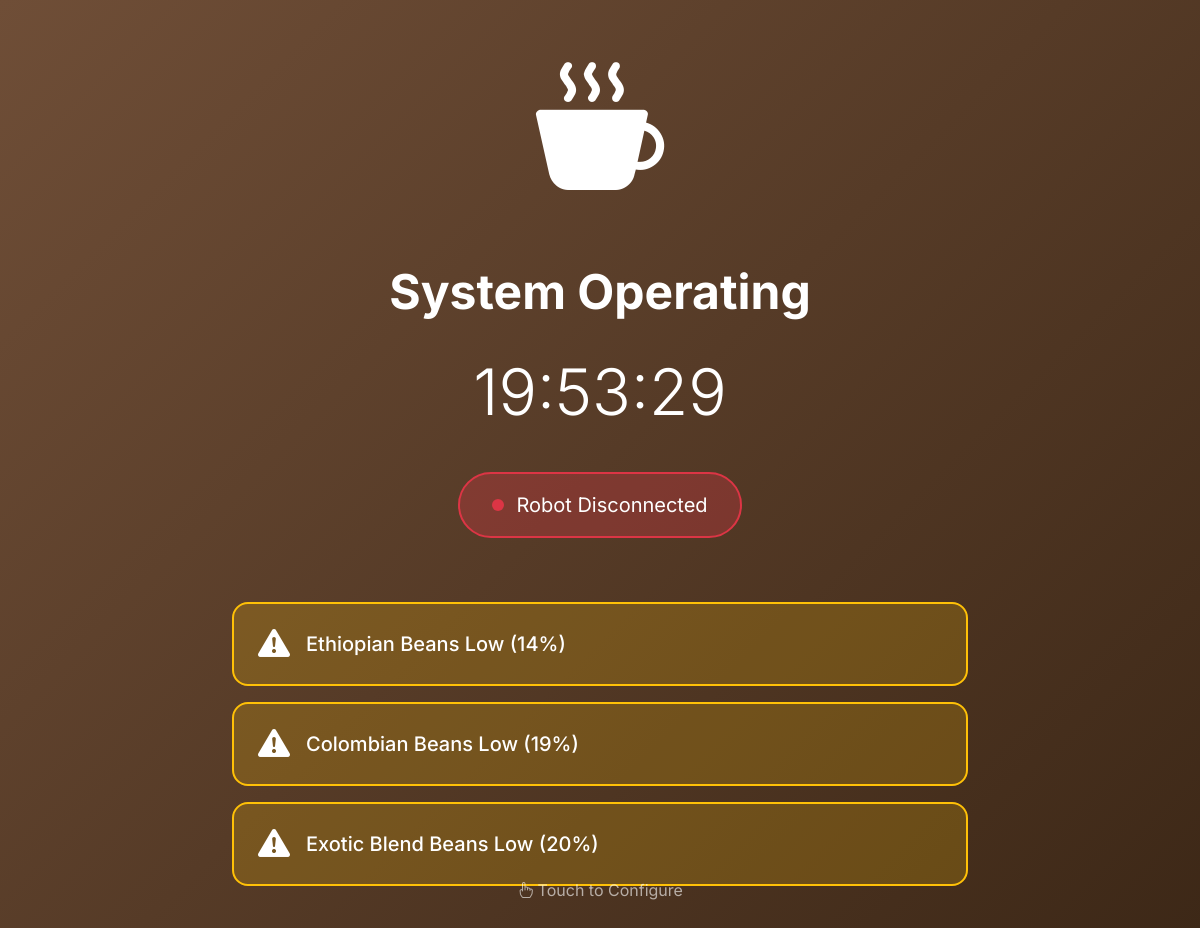
The page / on the database its author committed.
### barista_app/models.py (models this page shows, shortened)
class Inventory(models.Model):
    ITEM_TYPES = [
        ('bean', 'Coffee Beans'),
        ('cup_takeaway', 'Takeaway Cups'),
        ('cup_dinein', 'Dine-in Cups'),
        ('server', 'Servers'),
    ]
    item_type = models.CharField(max_length=20, choices=ITEM_TYPES)
    name = models.CharField(max_length=100)
    current_level = models.FloatField(
        default=100.0,
        validators=[MinValueValidator(0), MaxValueValidator(100)],
        help_text="Current level as percentage (0-100)"
    )
    current_count = models.IntegerField(
        default=0,
        validators=[MinValueValidator(0)],
        help_text="Current count for cups/servers"
    )
    warning_threshold = models.FloatField(
        default=20.0,
        validators=[MinValueValidator(0), MaxValueValidator(100)],
        help_text="Warning threshold percentage"
    )
    coffee_type = models.ForeignKey(
        CoffeeType,
        on_delete=models.SET_NULL,
        null=True,
        blank=True,
        related_name='inventory_items'
    )
    updated_at = models.DateTimeField(auto_now=True)
    class Meta:
        db_table = 'inventory'
        verbose_name_plural = 'Inventory items'
    @property
    def is_warning(self):
        return self.current_level <= self.warning_threshold

### barista_app/views.py (the view)
# urls.py: path('', views.barista_display, name='barista-display'),
def barista_display(request):
    warnings = []
    for item in Inventory.objects.all():
        if item.is_warning:
            warnings.append({
                'name': item.name,
                'level': item.current_level,
                'severity': 'critical' if item.current_level <= 10 else 'warning'
            })
    robot_connected, _ = check_robot_connection()
    return render(request, 'barista/display.html', {
        'warnings': warnings,
        'robot_connected': robot_connected,
        'current_time': timezone.now(),
    })

### barista_app/robot_control.py (called while the page is built)
def is_demo_mode() -> bool:
    from django.conf import settings
    return getattr(settings, 'ROBOT_DEMO_MODE', True)

def get_robot_client() -> RobotControlBoardSerialClient:
    global _robot_client
    with _robot_lock:
        if _robot_client is None:
            from django.conf import settings
            port = getattr(settings, 'ROBOT_SERIAL_PORT', 'COM7')
            baudrate = getattr(settings, 'ROBOT_BAUDRATE', 115200)
            _robot_client = RobotControlBoardSerialClient(port=port, baudrate=baudrate)
        return _robot_client

def check_robot_connection() -> tuple[bool, str]:
    if is_demo_mode():
        return True, "Demo Mode - Simulated Connection"
    client = get_robot_client()
    if not client.is_connected():
        try:
            client.connect()
        except SerialNotConnectedError:
            return False, "Not connected"
    try:
        status = client.get_status()
        return True, status
    except (SerialProtocolError, SerialNotConnectedError) as e:
        return False, str(e)
    except Exception as e:
        return False, f"Error: {e}"

    def is_connected(self) -> bool:
        return self._connected and self._serial is not None and self._serial.is_open

    def _require_serial(self):
        if not self.is_connected():
            raise SerialNotConnectedError("Serial port not connected")

    def get_status(self) -> str:
        with self._lock:
            self._require_serial()
            self._serial.write(b"STATUS" + self._newline)
            deadline = time.monotonic() + self._ack_timeout
            response = self._readline_until_deadline(deadline)
            self._serial.flush()  # Ensure data is sent immediately
            if response:
                return response.decode("ascii", errors="replace")
            raise SerialProtocolError("Timeout waiting for status response")

### barista_app/templates/barista/display.html (shortened to what this page needs)
<!DOCTYPE html>
<html lang="en">
<head>
    <link href="https://cdn.jsdelivr.net/npm/bootstrap@5.3.2/dist/css/bootstrap.min.css" rel="stylesheet">
    <link href="https://cdn.jsdelivr.net/npm/bootstrap-icons@1.11.1/font/bootstrap-icons.css" rel="stylesheet">
</head>
<body onclick="goToLogin()">
    <div class="display-container">
        <div class="coffee-icon">
            <i class="bi bi-cup-hot-fill"></i>
        </div>
        <div class="status-text">System Operating</div>
        <div class="time-display" id="current-time">--:--:--</div>
        <div class="robot-status {% if robot_connected %}connected{% else %}disconnected{% endif %}">
            <span class="status-dot"></span>
            <span>Robot {% if robot_connected %}Connected{% else %}Disconnected{% endif %}</span>
        </div>
        {% if warnings %}
        <div class="warnings-section">
            {% for warning in warnings %}
            <div class="warning-card {% if warning.severity == 'critical' %}critical{% endif %}">
                <div class="warning-icon">
                    <i class="bi bi-exclamation-triangle-fill"></i>
                </div>
                <div class="warning-text">
                    {{ warning.name }} Low ({{ warning.level|floatformat:0 }}%)
                </div>
            </div>
            {% endfor %}
        </div>
        {% endif %}
    </div>
    <div class="touch-prompt">
        <i class="bi bi-hand-index"></i> Touch to Configure
    </div>
</body>
</html>

### barista_app/templates/barista/display.html (style rules this page uses)
* { font-family: 'Inter', sans-serif; }
body { background: linear-gradient(135deg, #6f4e37 0%, #3d2817 100%); min-height: 100vh; display: flex; flex-direction: column; justify-content: center; align-items: center; color: white; overflow: hidden; }
.display-container { text-align: center; padding: 2rem; max-width: 800px; width: 100%; }
.coffee-icon { font-size: 8rem; margin-bottom: 2rem; animation: steam 2s ease-in-out infinite; }
.status-text { font-size: 3rem; font-weight: 700; margin-bottom: 1rem; }
.time-display { font-size: 4rem; font-weight: 300; margin-bottom: 2rem; }
.robot-status { display: inline-flex; align-items: center; gap: 0.75rem; padding: 1rem 2rem; border-radius: 3rem; font-size: 1.25rem; margin-bottom: 2rem; }
.robot-status.disconnected { background: rgba(220, 53, 69, 0.3); border: 2px solid #dc3545; }
.status-dot { width: 12px; height: 12px; border-radius: 50%; animation: pulse 1.5s infinite; }
.disconnected .status-dot { background: #dc3545; }
.warnings-section { margin-top: 2rem; }
.warning-card { background: rgba(255, 193, 7, 0.2); border: 2px solid #ffc107; border-radius: 1rem; padding: 1rem 1.5rem; margin-bottom: 1rem; display: flex; align-items: center; gap: 1rem; animation: warning-pulse 1.5s infinite; }
.warning-icon { font-size: 2rem; }
.warning-text { font-size: 1.25rem; font-weight: 500; }
.touch-prompt { position: fixed; bottom: 2rem; left: 50%; transform: translateX(-50%); opacity: 0.6; font-size: 1rem; cursor: pointer; transition: opacity 0.3s; }

### rows shown on the page
Inventory: name "Ethiopian Beans", level "14"
Inventory: name "Colombian Beans", level "19"
Inventory: name "Exotic Blend Beans", level "20"
